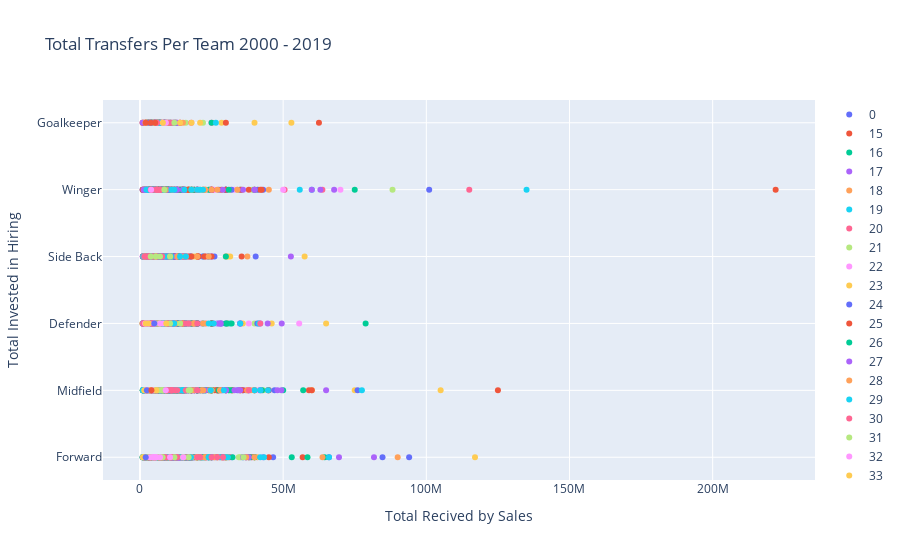

Notebook source saved alongside this figure:
### Code cell
fig = go.Figure()

for Age_yrs, Age in Age_data.items():
    fig.add_trace(go.Scatter(type = 'scatter',
        x=Age['Transfer_fee'],
        y=Age['Position_B'],
        name=str(Age_yrs),
        text=Age['Name'],
        hovertemplate=
        '<b>%{text}</b>' +
        '<br><b>Spending</b>: €%{y}'+
        '<br><b>Earnings</b>: €%{x}'+
        '<br><b>Sales</b>: %{marker.size:}',
        mode = 'markers',
        #marker = dict(size = Position['NumSignings'], 
        #              sizeref = 2)
        ))

fig.update_layout(dict(title = 'Total Transfers Per Team 2000 - 2019',
                       xaxis = dict(title = 'Total Recived by Sales'),
                       yaxis = dict(title = 'Total Invested in Hiring')))
    
fig.show()

### Figure 1 — Plotly figure (JSON) as saved in the notebook; plotly's stock layout.template omitted (floating-point values rounded to 4 significant figures; data arrays with more than 128 entries replaced by an {"elided": "..."} marker saying what was removed)
{"data": [{"hovertemplate": "<b>%{text}</b><br><b>Spending</b>: €%{y}<br><b>Earnings</b>: €%{x}<br><b>Sales</b>: %{marker.size:}", "mode": "markers", "name": "0", "text": ["Marzouq Al-Otaibi"], "type": "scatter", "x": [2000000], "y": ["Forward"]}, {"hovertemplate": "<b>%{text}</b><br><b>Spending</b>: €%{y}<br><b>Earnings</b>: €%{x}<br><b>Sales</b>: %{marker.size:}", "mode": "markers", "name": "15", "text": ["Fran Mérida"], "type": "scatter", "x": [3200000], "y": ["Midfield"]}, {"hovertemplate": "<b>%{text}</b><br><b>Spending</b>: €%{y}<br><b>Earnings</b>: €%{x}<br><b>Sales</b>: %{marker.size:}", "mode": "markers", "name": "16", "text": ["Slobodan Rajkovic", "Angeliño", "Theo Walcott", "Carlos Vela", "Cesc Fàbregas", "Lee Martin", "Pietro Pellegri", "Willem Geubbels", "Philippe Coutinho", "Anderson"], "type": "scatter", "x": [5200000, 4500000, 10500000, 3000000, 3200000, 1500000, 21000000, 20000000, 3800000, 8000000], "y": ["Defender", "Side Back", "Winger", "Winger", "Midfield", "Midfield", "Forward", "Winger", "Midfield", "Midfield"]}, {"hovertemplate": "<b>%{text}</b><br><b>Spending</b>: €%{y}<br><b>Earnings</b>: €%{x}<br><b>Sales</b>: %{marker.size:}", "mode": "markers", "name": "17", "text": ["Federico Bonazzoli", "Antonio Sanabria", "Maksym Koval", "Tin Jedvaj", "Celsinho", "Alexander Isak", "Anthony Martial", "Sergio Hellings", "Juan Iturbe", "Gareth Bale", "Alex Oxlade-Chamberlain", "Gerard Piqué", "Moubarak Boussoufa", "Marco Fossati", "Javi Martínez", "Nicola Pozzi", "Alexis Sánchez", "Alexandre Pato", "Alex Song", "Anthony Le Tallec", "Aaron Ramsey", "Tomas Kalas", "Jadon Sancho"], "type": "scatter", "x": [4500000, 5700000, 3100000, 5000000, 5000000, 8600000, 5000000, 2000000, 4250000, 14700000, 13800000, 5250000, 1000000, 4000000, 6000000, 2000000, 3000000, 24000000, 4000000, 2500000, 6400000, 6000000, 7840000], "y": ["Forward", "Forward", "Goalkeeper", "Defender", "Midfield", "Forward", "Winger", "Defender", "Winger", "Winger", "Midfield", "Defender", "Midfield", "Midfield", "Midfield", "Forward", "Winger", "Forward", "Midfield", "Forward", "Midfield", "Defender", "Winger"]}, {"hovertemplate": "<b>%{text}</b><br><b>Spending</b>: €%{y}<br><b>Earnings</b>: €%{x}<br><b>Sales</b>: %{marker.size:}", "mode": "markers", "name": "18", "text": ["Raphaël Varane", "Marcelo", "Bernard Mendy", "Dayot Upamecano", "Alípio", "Sergio Agüero", "Patrick Roberts", "Luis Jiménez", "Ángelo Henríquez", "Jô", "Cícero", "Adalberto Peñaranda", "Luke Shaw", "Adel Taarabt", "Sidnei", "Arjen Robben", "Alen Halilovic", "Luka Jovic", "Bruma", "Romelu Lukaku", "Glen Johnson", "Lucas Piazón", "Dele Alli", "William Bianda", "Paulo Dybala", "Connor Wickham", "Stevan Jovetic", "Tom Huddlestone", "Jozy Altidore", "Valeri Bojinov", "Leandro Bonfim", "Davide Bettella", "Marquinhos", "Ramón", "Ciprian Marica", "Antonio Sanabria", "James Milner", "Stephan El Shaarawy", "Wallace Oliveira", "Paulinho", "Danny", "Alphonso Davies", "James McCarthy", "Antonio Cassano", "Wayne Rooney", "Vinícius Júnior", "James Rodríguez", "Mido", "Eduardo Costa", "Alessandro Bastoni", "Rolando Mandragora", "Aleksandar Mitrovic", "Lucas Ocampos", "Marquinhos", "Cristiano Ronaldo", "Nick Powell", "Franco Zuculini", "Denílson", "Mateo Kovacic", "Adem Ljajic", "Renato Sanches", "Caner Erkin", "Emre Mor", "Rafik Guitane", "Jermaine Jenas", "Danilo", "Evan N'Dicka", "Breno", "Collins John", "Miralem Pjanic", "David Cotterill", "Giuliano", "Mousa Dembélé", "Vicente", "Philippe Senderos", "Josip Brekalo", "Franco Di Santo", "Anthony Stokes", "Wellington Silva", "Benjamin Mendy", "Oscar", "Ezequiel Barco"], "type": "scatter", "x": [10000000, 6500000, 2700000, 10000000, 4000000, 21700000, 7200000, 2000000, 5500000, 5000000, 3500000, 10600000, 37500000, 4000000, 7000000, 4300000, 5000000, 6600000, 13000000, 15000000, 8300000, 7500000, 6630000, 6000000, 11900000, 9000000, 8000000, 4700000, 6500000, 14000000, 5500000, 7000000, 4500000, 5650000, 5000000, 6200000, 7400000, 15500000, 5400000, 18500000, 2000000, 10000000, 5100000, 28500000, 37000000, 45000000, 7350000, 4200000, 5000000, 8000000, 8000000, 5000000, 13000000, 5700000, 19000000, 7500000, 4600000, 5000000, 11000000, 6800000, 35000000, 4000000, 9750000, 8000000, 7500000, 4500000, 5000000, 12000000, 3500000, 7500000, 3200000, 4700000, 5000000, 4800000, 3550000, 10000000, 4500000, 3000000, 4000000, 4000000, 6000000, 12280000], "y": ["Defender", "Side Back", "Side Back", "Defender", "Forward", "Forward", "Winger", "Midfield", "Forward", "Forward", "Forward", "Forward", "Side Back", "Midfield", "Defender", "Winger", "Midfield", "Forward", "Winger", "Forward", "Side Back", "Winger", "Midfield", "Defender", "Forward", "Forward", "Forward", "Midfield", "Forward", "Forward", "Midfield", "Defender", "Midfield", "Midfield", "Forward", "Forward", "Midfield", "Winger", "Side Back", "Winger", "Midfield", "Winger", "Midfield", "Forward", "Forward", "Winger", "Midfield", "Forward", "Midfield", "Defender", "Midfield", "Forward", "Winger", "Defender", "Forward", "Midfield", "Midfield", "Midfield", "Midfield", "Midfield", "Midfield", "Side Back", "Winger", "Midfield", "Midfield", "Midfield", "Defender", "Defender", "Forward", "Midfield", "Winger", "Midfield", "Midfield", "Winger", "Defender", "Winger", "Forward", "Forward", "Winger", "Side Back", "Midfield", "Midfield"]}, {"hovertemplate": "<b>%{text}</b><br><b>Spending</b>: €%{y}<br><b>Earnings</b>: €%{x}<br><b>Sales</b>: %{marker.size:}", "mode": "markers", "name": "19", "text": {"elided": "165 str values"}, "type": "scatter", "x": {"elided": "165 int values"}, "y": {"elided": "165 str values"}}, {"hovertemplate": "<b>%{text}</b><br><b>Spending</b>: €%{y}<br><b>Earnings</b>: €%{x}<br><b>Sales</b>: %{marker.size:}", "mode": "markers", "name": "20", "text": {"elided": "302 str values"}, "type": "scatter", "x": {"elided": "302 int values"}, "y": {"elided": "302 str values"}}, {"hovertemplate": "<b>%{text}</b><br><b>Spending</b>: €%{y}<br><b>Earnings</b>: €%{x}<br><b>Sales</b>: %{marker.size:}", "mode": "markers", "name": "21", "text": {"elided": "371 str values"}, "type": "scatter", "x": {"elided": "371 int values"}, "y": {"elided": "371 str values"}}, {"hovertemplate": "<b>%{text}</b><br><b>Spending</b>: €%{y}<br><b>Earnings</b>: €%{x}<br><b>Sales</b>: %{marker.size:}", "mode": "markers", "name": "22", "text": {"elided": "461 str values"}, "type": "scatter", "x": {"elided": "461 int values"}, "y": {"elided": "461 str values"}}, {"hovertemplate": "<b>%{text}</b><br><b>Spending</b>: €%{y}<br><b>Earnings</b>: €%{x}<br><b>Sales</b>: %{marker.size:}", "mode": "markers", "name": "23", "text": {"elided": "519 str values"}, "type": "scatter", "x": {"elided": "519 int values"}, "y": {"elided": "519 str values"}}, {"hovertemplate": "<b>%{text}</b><br><b>Spending</b>: €%{y}<br><b>Earnings</b>: €%{x}<br><b>Sales</b>: %{marker.size:}", "mode": "markers", "name": "24", "text": {"elided": "536 str values"}, "type": "scatter", "x": {"elided": "536 int values"}, "y": {"elided": "536 str values"}}, {"hovertemplate": "<b>%{text}</b><br><b>Spending</b>: €%{y}<br><b>Earnings</b>: €%{x}<br><b>Sales</b>: %{marker.size:}", "mode": "markers", "name": "25", "text": {"elided": "524 str values"}, "type": "scatter", "x": {"elided": "524 int values"}, "y": {"elided": "524 str values"}}, {"hovertemplate": "<b>%{text}</b><br><b>Spending</b>: €%{y}<br><b>Earnings</b>: €%{x}<br><b>Sales</b>: %{marker.size:}", "mode": "markers", "name": "26", "text": {"elided": "481 str values"}, "type": "scatter", "x": {"elided": "481 int values"}, "y": {"elided": "481 str values"}}, {"hovertemplate": "<b>%{text}</b><br><b>Spending</b>: €%{y}<br><b>Earnings</b>: €%{x}<br><b>Sales</b>: %{marker.size:}", "mode": "markers", "name": "27", "text": {"elided": "404 str values"}, "type": "scatter", "x": {"elided": "404 int values"}, "y": {"elided": "404 str values"}}, {"hovertemplate": "<b>%{text}</b><br><b>Spending</b>: €%{y}<br><b>Earnings</b>: €%{x}<br><b>Sales</b>: %{marker.size:}", "mode": "markers", "name": "28", "text": {"elided": "327 str values"}, "type": "scatter", "x": {"elided": "327 int values"}, "y": {"elided": "327 str values"}}, {"hovertemplate": "<b>%{text}</b><br><b>Spending</b>: €%{y}<br><b>Earnings</b>: €%{x}<br><b>Sales</b>: %{marker.size:}", "mode": "markers", "name": "29", "text": {"elided": "223 str values"}, "type": "scatter", "x": {"elided": "223 int values"}, "y": {"elided": "223 str values"}}, {"hovertemplate": "<b>%{text}</b><br><b>Spending</b>: €%{y}<br><b>Earnings</b>: €%{x}<br><b>Sales</b>: %{marker.size:}", "mode": "markers", "name": "30", "text": {"elided": "157 str values"}, "type": "scatter", "x": {"elided": "157 int values"}, "y": {"elided": "157 str values"}}, {"hovertemplate": "<b>%{text}</b><br><b>Spending</b>: €%{y}<br><b>Earnings</b>: €%{x}<br><b>Sales</b>: %{marker.size:}", "mode": "markers", "name": "31", "text": ["João Moutinho", "Sébastien Frey", "Ade Akinbiyi", "Roberto Muzzi", "Marcelinho Paraíba", "Claudio Bravo", "Nuno Espírito Santo", "Costinha", "Hernanes", "Dimitar Berbatov", "Igor Semshov", "Patrick M'Boma", "Gianluca Zambrotta", "Lúcio", "Faryd Mondragón", "José Sosa", "Émerson", "Fernando Redondo", "Stewart Downing", "Juliano Belletti", "Edwin Zoetebier", "Maicon", "Carlos Tévez", "Nordin Amrabat", "Marc Wilmots", "Miranda", "Éric Carrière", "Graziano Pellè", "Olivier Giroud", "Lucas Biglia", "Jonatan Soriano", "Giovane Elber", "Didier Deschamps", "Sylvain Distin", "Jaap Stam", "Pierre van Hooijdonk", "Bruno Alves", "Bobby Zamora", "Éder", "Josip Simunic", "Gonzalo Castro", "Robbie Keane", "Ashley Williams", "Marcelinho Paraíba", "Eyal Berkovic", "Jermain Defoe", "Adrián Ramos", "Gökhan Inler", "Mamadou Niang", "Tomasz Frankowski", "Ricardo", "Vikash Dhorasoo", "Gabriel Batistuta", "Nelson Vivas", "Óscar Cardozo", "Shamil Lakhiyalov", "Nolberto Solano", "Robin van Persie", "Cristiano Lucarelli"], "type": "scatter", "x": [5600000, 9000000, 2630000, 1100000, 2750000, 12000000, 2500000, 6000000, 8000000, 5000000, 4700000, 4500000, 10500000, 7000000, 4500000, 7500000, 5000000, 17500000, 7900000, 5500000, 2250000, 3750000, 6500000, 8500000, 3500000, 9000000, 3000000, 15250000, 17000000, 17000000, 15000000, 4200000, 3500000, 6500000, 10500000, 2500000, 5500000, 5800000, 5700000, 7000000, 5000000, 3750000, 14000000, 2500000, 2300000, 7300000, 12000000, 7000000, 7500000, 2000000, 4000000, 3200000, 36150000, 7000000, 5000000, 5000000, 2250000, 6500000, 7910000], "y": ["Midfield", "Goalkeeper", "Forward", "Forward", "Midfield", "Goalkeeper", "Goalkeeper", "Midfield", "Midfield", "Forward", "Midfield", "Forward", "Side Back", "Defender", "Goalkeeper", "Midfield", "Midfield", "Midfield", "Midfield", "Side Back", "Goalkeeper", "Side Back", "Forward", "Winger", "Midfield", "Defender", "Midfield", "Forward", "Forward", "Midfield", "Forward", "Forward", "Midfield", "Defender", "Defender", "Forward", "Defender", "Forward", "Forward", "Defender", "Midfield", "Forward", "Defender", "Midfield", "Midfield", "Forward", "Forward", "Midfield", "Forward", "Forward", "Goalkeeper", "Midfield", "Forward", "Side Back", "Forward", "Forward", "Midfield", "Forward", "Forward"]}, {"hovertemplate": "<b>%{text}</b><br><b>Spending</b>: €%{y}<br><b>Earnings</b>: €%{x}<br><b>Sales</b>: %{marker.size:}", "mode": "markers", "name": "32", "text": ["Marcelinho Carioca", "Fernando Llorente", "Dodô", "Slavisa Jokanovic", "Johan Micoud", "Shay Given", "Roy Makaay", "Kennet Andersson", "Lima", "Cristiano Lucarelli", "Aílton", "Xabi Alonso", "Carlos Tévez", "Fabio Cannavaro", "Rickie Lambert", "Diego Forlán", "Pascal Cygan", "Alberto Gilardino", "Maik Taylor", "Scott Parker", "André Ooijer", "Marc Wilmots", "Lorenzo Amoruso", "Willy Caballero", "John Collins", "Damián Álvarez", "Frank Verlaat", "Martín Demichelis", "Andreas Jakobsson", "Ricardo Carvalho"], "type": "scatter", "x": [2000000, 15100000, 4500000, 1900000, 3000000, 9000000, 5000000, 4500000, 7000000, 5700000, 3500000, 9000000, 10500000, 7000000, 5500000, 5000000, 3000000, 5500000, 2250000, 4500000, 3000000, 2000000, 2100000, 8000000, 2750000, 3900000, 2100000, 5000000, 1800000, 8000000], "y": ["Midfield", "Forward", "Forward", "Midfield", "Midfield", "Goalkeeper", "Forward", "Forward", "Forward", "Forward", "Forward", "Midfield", "Forward", "Defender", "Forward", "Forward", "Defender", "Forward", "Goalkeeper", "Midfield", "Defender", "Midfield", "Defender", "Goalkeeper", "Midfield", "Winger", "Defender", "Defender", "Defender", "Defender"]}, {"hovertemplate": "<b>%{text}</b><br><b>Spending</b>: €%{y}<br><b>Earnings</b>: €%{x}<br><b>Sales</b>: %{marker.size:}", "mode": "markers", "name": "33", "text": ["Cristiano Ronaldo", "Jens Lehmann", "Óscar Córdoba", "Marco Storari", "Gustavo Poyet", "Paul Bosvelt", "Francisco Lima", "Lukasz Fabianski", "Pierre van Hooijdonk", "José Fonte", "Claudio Bravo", "Jaap Stam", "Petr Cech", "David James", "Gheorghe Popescu"], "type": "scatter", "x": [117000000, 3500000, 2000000, 4500000, 3400000, 1500000, 5700000, 8000000, 1000000, 9200000, 18000000, 3000000, 14000000, 2800000, 2000000], "y": ["Forward", "Goalkeeper", "Goalkeeper", "Goalkeeper", "Midfield", "Midfield", "Midfield", "Goalkeeper", "Forward", "Defender", "Goalkeeper", "Defender", "Goalkeeper", "Goalkeeper", "Defender"]}, {"hovertemplate": "<b>%{text}</b><br><b>Spending</b>: €%{y}<br><b>Earnings</b>: €%{x}<br><b>Sales</b>: %{marker.size:}", "mode": "markers", "name": "34", "text": ["Edwin van der Sar", "Alberto Fontana", "Lilian Thuram", "Dennis Wise", "Sonny Anderson"], "type": "scatter", "x": [4000000, 3000000, 5000000, 2400000, 2000000], "y": ["Goalkeeper", "Goalkeeper", "Defender", "Midfield", "Forward"]}, {"hovertemplate": "<b>%{text}</b><br><b>Spending</b>: €%{y}<br><b>Earnings</b>: €%{x}<br><b>Sales</b>: %{marker.size:}", "mode": "markers", "name": "35", "text": ["Zé Roberto", "José Luis Chilavert", "Claudio Taffarel", "Shay Given"], "type": "scatter", "x": [4000000, 5300000, 2000000, 3750000], "y": ["Midfield", "Goalkeeper", "Goalkeeper", "Goalkeeper"]}], "layout": {"title": {"text": "Total Transfers Per Team 2000 - 2019"}, "xaxis": {"title": {"text": "Total Recived by Sales"}}, "yaxis": {"title": {"text": "Total Invested in Hiring"}}}}
